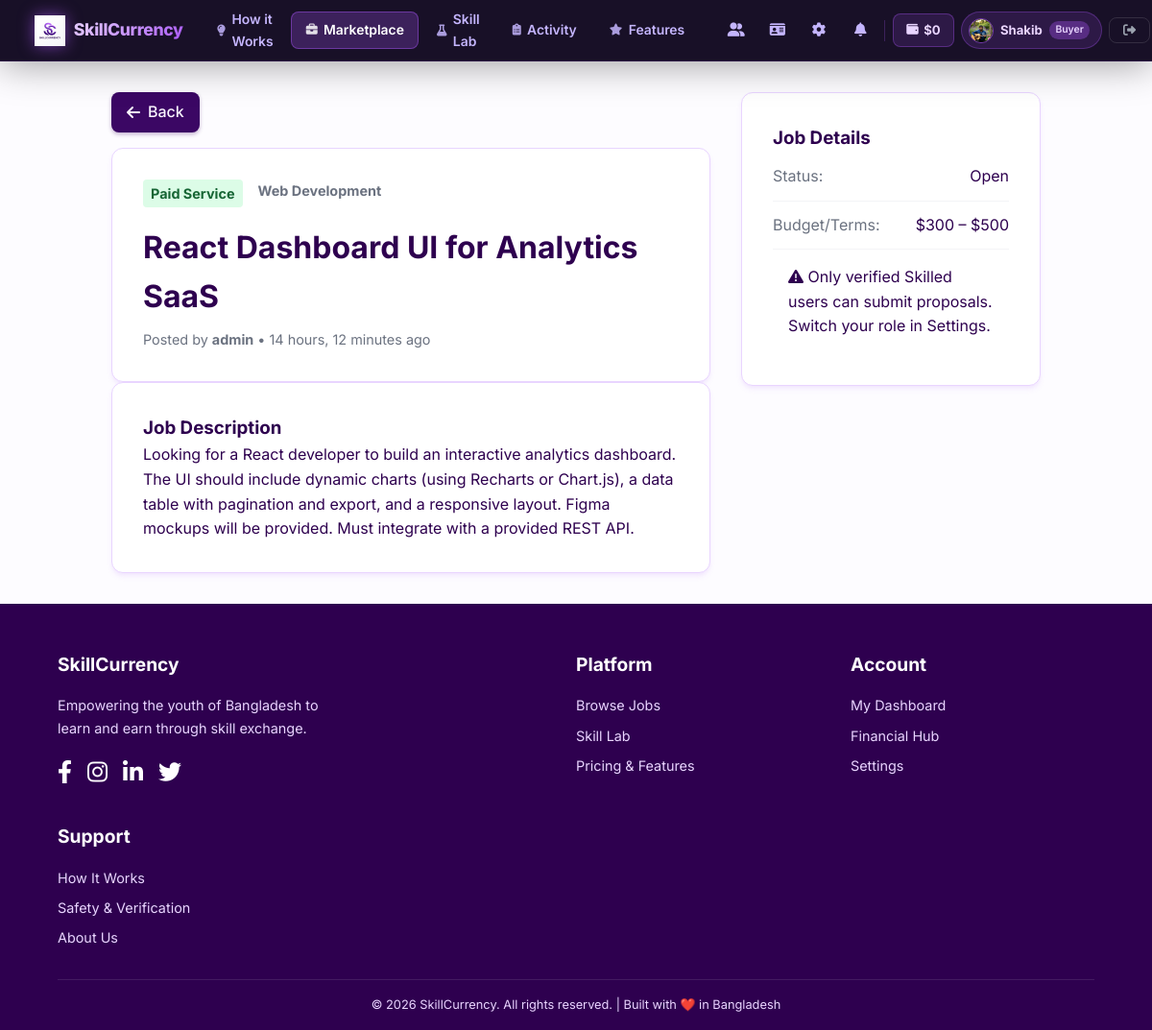
The page /marketplace/job/2/ (signed in) on the database its author committed.
### accounts/models.py (models this page shows, shortened)
class CustomUser(AbstractUser):
    ROLE_CHOICES = (
        ('Unskilled', 'Unskilled'),
        ('Skilled', 'Skilled'),
        ('Buyer', 'Buyer'),
    )
    VERIFICATION_CHOICES = (
        ('Unverified', 'Unverified'),
        ('Pending', 'Pending'),
        ('Approved', 'Approved'),
        ('Rejected', 'Rejected'),
    )
    role = models.CharField(max_length=20, choices=ROLE_CHOICES, default='Unskilled')
    nid_tin_number = models.CharField(max_length=50, blank=True, null=True)
    is_identity_verified = models.BooleanField(default=False)
    wallet_balance = models.DecimalField(max_digits=10, decimal_places=2, default=0.00)
    rating = models.DecimalField(max_digits=3, decimal_places=1, default=4.9) # Mock default for search
    id_document = models.FileField(upload_to='identity_docs/', blank=True, null=True)
    verification_status = models.CharField(max_length=20, choices=VERIFICATION_CHOICES, default='Unverified')
    avatar = models.ImageField(upload_to='avatars/', blank=True, null=True)
    bio = models.TextField(blank=True, null=True)
    user_uid = models.CharField(max_length=20, unique=True, blank=True, null=True)

class JobPost(models.Model):
    INTERACTION_CHOICES = [
        ('Paid Service', 'Paid Service'),
        ('Skill Barter', 'Skill Barter'),
    ]
    STATUS_CHOICES = [
        ('Open', 'Open'),
        ('In Progress', 'In Progress'),
        ('Completed', 'Completed'),
    ]
    author = models.ForeignKey(CustomUser, on_delete=models.CASCADE, related_name='posted_jobs')
    title = models.CharField(max_length=255)
    description = models.TextField()
    category = models.ForeignKey(SkillCategory, on_delete=models.SET_NULL, null=True)
    interaction_type = models.CharField(max_length=20, choices=INTERACTION_CHOICES)
    budget_or_terms = models.CharField(max_length=255) # e.g. "$500" or "I will design your logo if you build my website"
    status = models.CharField(max_length=20, choices=STATUS_CHOICES, default='Open')
    created_at = models.DateTimeField(auto_now_add=True)

class SkillCategory(models.Model):
    name = models.CharField(max_length=100)
    description = models.TextField(blank=True)

### accounts/views.py (the view)
# urls.py: path('marketplace/job/<int:job_id>/', views.job_detail, name='job_detail'),
def job_detail(request, job_id):
    job = get_object_or_404(JobPost, id=job_id)
    proposals = None
    if request.user.is_authenticated and request.user == job.author:
        proposals = job.proposals.all().order_by('-created_at')
    user_has_proposed = False
    if request.user.is_authenticated and request.user != job.author:
        user_has_proposed = JobProposal.objects.filter(job=job, applicant=request.user).exists()
    return render(request, 'accounts/job_detail.html', {
        'job': job,
        'proposals': proposals,
        'user_has_proposed': user_has_proposed
    })

### accounts/context_processors.py (called while the page is built)
def notifications_processor(request):
    if request.user.is_authenticated:
        unread_notifications = request.user.notifications.filter(is_read=False).order_by('-created_at')
        all_notifications = request.user.notifications.all().order_by('-created_at')[:10]
        return {
            'unread_notifications_count': unread_notifications.count(),
            'notifications': all_notifications,
        }
    return {
        'unread_notifications_count': 0,
        'notifications': [],
    }

### accounts/templates/accounts/job_detail.html (shortened to what this page needs)
{% extends 'accounts/base.html' %}
{% load static %}
{% block content %}
<div class="job-detail-layout">
    <div class="job-detail-main">
        {% include 'accounts/includes/back_button.html' %}
        <div class="job-header-card">
            <div class="job-meta">
                <span class="job-type {% if job.interaction_type == 'Paid Service' %}type-paid{% else %}type-barter{% endif %}">{{ job.interaction_type }}</span>
                <span class="job-category">{{ job.category.name }}</span>
            </div>
            <h1>{{ job.title }}</h1>
            <p class="posted-by">Posted by <strong>{{ job.author.username }}</strong> • {{ job.created_at|timesince }} ago</p>
        </div>
        <div class="job-description-card mt-4">
            <h3>Job Description</h3>
            <p>{{ job.description|linebreaksbr }}</p>
        </div>
    </div>
    <div class="job-detail-sidebar">
        <div class="job-sidebar-card">
            <h3>Job Details</h3>
            <div class="detail-row">
                <span class="detail-label">Status:</span>
                <span class="detail-value">{{ job.status }}</span>
            </div>
            <div class="detail-row">
                <span class="detail-label">Budget/Terms:</span>
                <span class="detail-value font-bold">{{ job.budget_or_terms }}</span>
            </div>
            {% if request.user.is_authenticated and request.user != job.author %}
                <div class="mt-4">
                    {% if user_has_proposed %}
                        <div class="alert alert-success" style="padding: 1rem; border-radius: 8px;">
                            <i class="fas fa-check-circle"></i> You have already submitted a proposal for this job.
                        </div>
                    {% elif request.user.role != 'Skilled' %}
                        <div class="alert alert-warning" style="padding: 1rem; border-radius: 8px;">
                            <i class="fas fa-exclamation-triangle"></i> Only verified Skilled users can submit proposals. Switch your role in Settings.
                        </div>
                    {% elif not request.user.is_identity_verified %}
                        <div class="alert alert-warning" style="padding: 1rem; border-radius: 8px;">
                            <i class="fas fa-id-card"></i> You must verify your identity before submitting proposals.
                            <a href="{% url 'identity_vault' %}" style="color: #a855f7; text-decoration: underline;">Verify Now</a>
                        </div>
                    {% endif %}
                </div>
            {% elif not request.user.is_authenticated %}
                <div class="mt-4">
                    <a href="{% url 'signin' %}" class="btn btn-secondary btn-block">Log in to Propose</a>
                </div>
            {% endif %}
        </div>
    </div>
</div>
{% endblock %}

### accounts/templates/accounts/base.html (shortened to what this page needs)
<!DOCTYPE html>
<html lang="en">
<head>
    {% load static %}
    <link rel="stylesheet" href="https://cdnjs.cloudflare.com/ajax/libs/font-awesome/6.4.0/css/all.min.css">
    <link rel="stylesheet" href="{% static 'css/style.css' %}">
</head>
<body>
    <header id="main-header">
    <a href="{% url 'landing_page' %}" class="nb-logo">
        <img src="{% static 'images/logo.png' %}" alt="SkillCurrency">
        <span class="nb-logo-text">SkillCurrency</span>
    </a>
    <nav class="nb-center">
        <a href="{% url 'landing_page' %}#how-it-works" class="nb-link"><i class="fas fa-lightbulb"></i> How it Works</a>
        <a href="{% url 'marketplace_feed' %}" class="nb-link"><i class="fas fa-briefcase"></i> Marketplace</a>
        {% if user.is_authenticated %}
        <a href="{% url 'skill_lab_dashboard' %}" class="nb-link"><i class="fas fa-flask"></i> Skill Lab</a>
        <a href="{% url 'my_activity' %}" class="nb-link"><i class="fas fa-clipboard-list"></i> Activity</a>
        {% endif %}
        <a href="{% url 'landing_page' %}#features" class="nb-link"><i class="fas fa-star"></i> Features</a>
    </nav>
    <div class="nb-right">
        {% if user.is_authenticated %}
            <a href="{% url 'user_search' %}" class="nb-icon" title="Find Users"><i class="fas fa-user-friends"></i></a>
            <a href="{% url 'identity_vault' %}" class="nb-icon {% if user.is_identity_verified %}nb-verified{% endif %}" title="Identity Vault">
                <i class="fas fa-id-card"></i>
            </a>
            <a href="{% url 'settings_page' %}" class="nb-icon" title="Settings"><i class="fas fa-cog"></i></a>
            <div class="nb-notif-wrap">
                <button class="nb-icon" id="notif-toggle" title="Notifications">
                    <i class="fas fa-bell"></i>
                </button>
            </div>
            <a href="{% url 'financial_hub' %}" class="nb-wallet" title="Financial Hub">
                <i class="fas fa-wallet"></i>
                <span>${{ user.wallet_balance|floatformat:0 }}</span>
            </a>
            <a href="{% url 'public_profile' user.username %}" class="nb-chip">
                {% if user.avatar %}<img src="{{ user.avatar.url }}" alt="{{ user.username }}" class="nb-chip-avatar">
                {% else %}<div class="nb-chip-ph">{{ user.username|make_list|first|upper }}</div>{% endif %}
                <span class="nb-chip-name">{{ user.username }}</span>
                <span class="nb-chip-role">{{ user.role }}</span>
            </a>
            <a href="{% url 'logout' %}" class="nb-signout" title="Sign Out"><i class="fas fa-sign-out-alt"></i></a>
        {% else %}
            <a href="{% url 'signin' %}" class="nb-signin"><i class="fas fa-sign-in-alt"></i> Sign In</a>
            <a href="{% url 'signup' %}" class="nb-getstarted"><i class="fas fa-rocket"></i> Get Started</a>
        {% endif %}
    </div>
    </header>
    <main>
        {% block content %}
        {% endblock %}
    </main>
    <footer>
        <div class="footer-content">
            <div>
                <h3>SkillCurrency</h3>
                <p>Empowering the youth of Bangladesh to learn and earn through skill exchange.</p>
                <div class="social-icons">
                    <a href="#"><i class="fab fa-facebook-f"></i></a>
                    <a href="#"><i class="fab fa-instagram"></i></a>
                    <a href="#"><i class="fab fa-linkedin-in"></i></a>
                    <a href="#"><i class="fab fa-twitter"></i></a>
                </div>
            </div>
            <div>
                <h3>Platform</h3>
                <div class="footer-links">
                    <a href="{% url 'marketplace_feed' %}">Browse Jobs</a>
                    <a href="{% url 'skill_lab_dashboard' %}">Skill Lab</a>
                    <a href="{% url 'landing_page' %}#features">Pricing & Features</a>
                </div>
            </div>
            <div>
                <h3>Account</h3>
                <div class="footer-links">
                    {% if user.is_authenticated %}
                        <a href="{% url 'public_profile' user.username %}">My Dashboard</a>
                        <a href="{% url 'financial_hub' %}">Financial Hub</a>
                        <a href="{% url 'settings_page' %}">Settings</a>
                    {% else %}
                        <a href="{% url 'signup' %}">Sign Up</a>
                        <a href="{% url 'signin' %}">Sign In</a>
                    {% endif %}
                </div>
            </div>
            <div>
                <h3>Support</h3>
                <div class="footer-links">
                    <a href="{% url 'landing_page' %}#how-it-works">How It Works</a>
                    <a href="{% url 'identity_vault' %}">Safety & Verification</a>
                    <a href="{% url 'landing_page' %}#about">About Us</a>
                </div>
            </div>
        </div>
        <div class="footer-bottom">
            &copy; 2026 SkillCurrency. All rights reserved. | Built with ❤️ in Bangladesh
        </div>
    </footer>
</body>
</html>

### static/css/style.css (style rules this page uses)
:root { --bg-light: #fdfcff; --bg-light-purple: #f3e8ff; --bg-dark-purple: #2e004f; --primary-accent: #a855f7; --primary-accent-hover: #9333ea; --text-dark: #2e004f; --text-light: #ffffff; --border-color: #e9d5ff; --shadow-sm: 0 4px 6px -1px rgba(168, 85, 247, 0.1), 0 2px 4px -1px rgba(168, 85, 247, 0.06); --shadow-md: 0 10px 15px -3px rgba(168, 85, 247, 0.1), 0 4px 6px -2px rgba(168, 85, 247, 0.05); }
* { box-sizing: border-box; margin: 0; padding: 0; }
html { scroll-behavior: smooth; }
body { background-color: var(--bg-light); color: var(--text-dark); font-family: 'Inter', sans-serif; line-height: 1.6; overflow-x: hidden; }
header { background-color: var(--bg-light); padding: 1.5rem 5%; display: flex; justify-content: space-between; align-items: center; border-bottom: 1px solid var(--bg-light-purple); position: sticky; top: 0; z-index: 1000; }
footer { background-color: var(--bg-dark-purple); color: white; padding: 3rem 5% 1rem; }
.footer-content { display: grid; grid-template-columns: 2fr 1fr 1fr; gap: 2rem; margin-bottom: 2rem; }
.footer-content h3 { margin-bottom: 1rem; font-size: 1.2rem; }
.footer-content p { color: #e9d5ff; font-size: 0.9rem; max-width: 300px; }
.footer-links { display: flex; flex-direction: column; gap: 0.5rem; }
.footer-links a { color: #e9d5ff; text-decoration: none; font-size: 0.9rem; transition: color 0.3s ease; }
.social-icons { display: flex; gap: 1rem; margin-top: 1rem; }
.social-icons a { color: white; font-size: 1.5rem; text-decoration: none; }
.footer-bottom { text-align: center; padding-top: 1rem; border-top: 1px solid rgba(255,255,255,0.1); color: #e9d5ff; font-size: 0.8rem; }
.job-type { padding: 0.2rem 0.5rem; border-radius: 4px; }
.type-paid { background: #dcfce7; color: #166534; }
.job-category { color: #6b7280; }
.job-detail-layout { display: flex; gap: 2rem; max-width: 1000px; margin: 2rem auto; padding: 0 1rem; }
.job-detail-main { flex: 2; }
.job-detail-sidebar { flex: 1; }
.job-header-card, .job-description-card, .proposals-card, .job-sidebar-card { background: white; border: 1px solid var(--border-color); border-radius: 12px; padding: 2rem; box-shadow: var(--shadow-sm); }
.job-meta { display: flex; gap: 1rem; margin-bottom: 1rem; font-size: 0.9rem; font-weight: bold; }
.posted-by { color: #6b7280; font-size: 0.9rem; margin-top: 0.5rem; }
.detail-row { display: flex; justify-content: space-between; padding: 0.75rem 0; border-bottom: 1px solid #f3f4f6; }
.detail-label { color: #6b7280; }

### rows shown on the page
CustomUser: wallet_balance "0", avatar (picture), username "Shakib", role "Buyer"
JobPost: interaction_type "Paid Service", category.name "Web Development", title "React Dashboard UI for Analytics SaaS", author.username "admin", created_at "14 hours, 12 minutes", description "Looking for a React developer to build an interactive analytics dashboard. The UI should include dynamic charts (using Recharts or Chart.js), a data table with pagination and export, and a responsive layout. Figma mockups will be provided. Must integrate with a provided REST API.", status "Open", budget_or_terms "$300 – $500"
